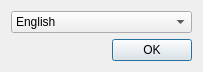
<?xml version="1.0" encoding="UTF-8"?>
<ui version="4.0">
 <class>LanguageSelectionDialog</class>
 <widget class="QDialog" name="LanguageSelectionDialog">
  <property name="geometry">
   <rect>
    <x>0</x>
    <y>0</y>
    <width>203</width>
    <height>69</height>
   </rect>
  </property>
  <property name="windowTitle">
   <string>Select Language</string>
  </property>
  <layout class="QVBoxLayout" name="verticalLayout">
   <item>
    <widget class="QComboBox" name="cbLangSelect">
     <item>
      <property name="text">
       <string>English</string>
      </property>
     </item>
     <item>
      <property name="text">
       <string>Spanish</string>
      </property>
     </item>
    </widget>
   </item>
   <item>
    <layout class="QHBoxLayout" name="horizontalLayout">
     <item>
      <spacer name="horizontalSpacer">
       <property name="orientation">
        <enum>Qt::Horizontal</enum>
       </property>
       <property name="sizeHint" stdset="0">
        <size>
         <width>40</width>
         <height>20</height>
        </size>
       </property>
      </spacer>
     </item>
     <item>
      <widget class="QPushButton" name="pbOk">
       <property name="text">
        <string>OK</string>
       </property>
      </widget>
     </item>
    </layout>
   </item>
  </layout>
 </widget>
 <resources/>
 <connections/>
</ui>
